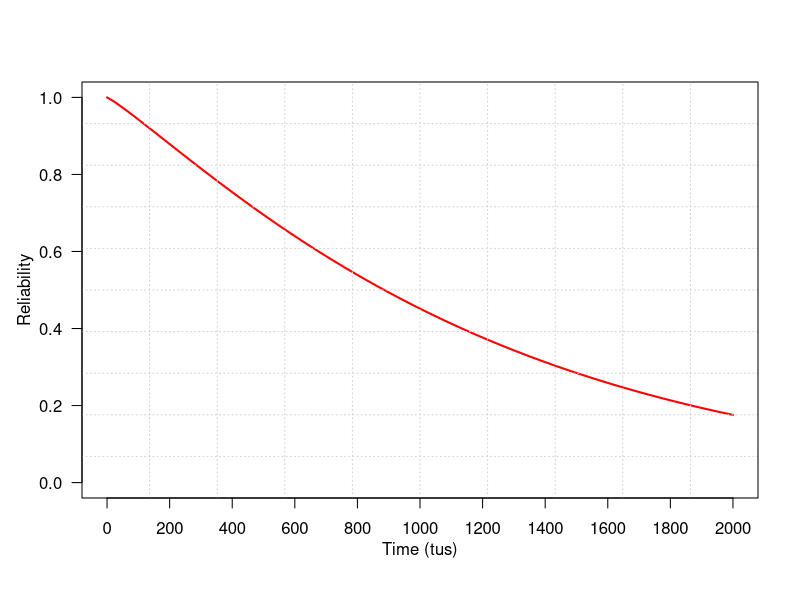

Source code (R):
#This program is coded by Nam Lethanh @IBI, ETH Z?rich.
# ESTIMATE THE MODEL'S PARAMETER and Draw the graph
library(MASS)
library(survival)
data <- read.csv("pipelinedata.csv",header=TRUE,sep=",") 
attach(data)
sr.fit = survreg(Surv(time,status)~1+waterlost+depth,dist='weibull')
summary(sr.fit)
cat('model parameters \n')
print(summary(sr.fit))
scale=exp(sr.fit$icoef[1])
shape=1/sr.fit$scale[1]
YearMax=2000 # this is the time frame of investigation
plot.new()
#par(mar=c(5, 4, 4, 1) + 0.1)
x=seq(0,YearMax,length=200)
curve(pweibull(x, shape=shape,scale=scale,  lower.tail=FALSE), from=0, to=YearMax, col='red', lwd=2, ylab='', xlab='',bty='n',ylim=c(0,1),axes=FALSE)
axis(2, ylim=c(0,1),col="black",las=1)  ## las=1 makes horizontal labels
mtext(expression(paste("Reliability")),side=2,col="black",line=2.2) 
axis(1,c(seq(0,YearMax,200)))
mtext(expression(paste("Time (tus)")),side=1,col="black",line=2.2) 
#draw the grid on the chart
grid(10, 10, col = "lightgray", lty = "dotted",lwd = par("lwd"), equilogs = TRUE)
box()